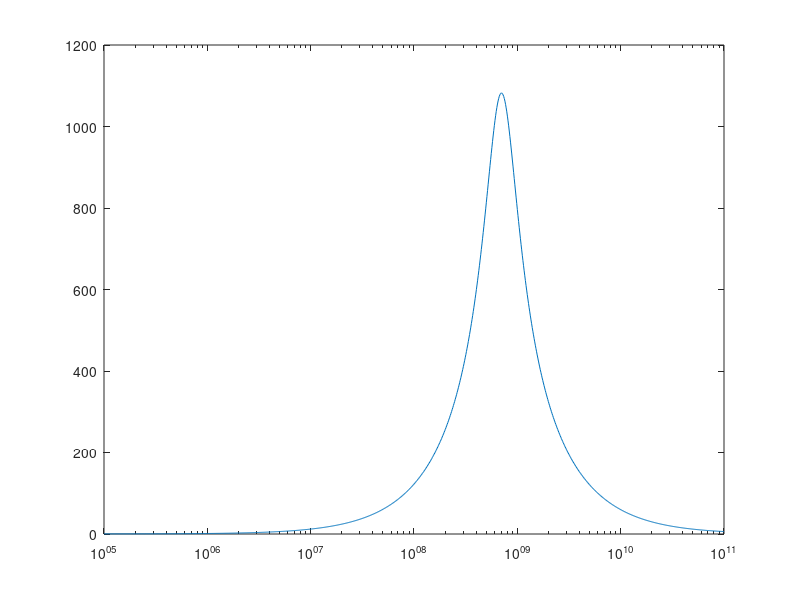

Reproduce this figure in MATLAB.
%%% FerriteImpedance.m
% A MATLAB script to model the impedance response of a ferrite bead.
%
% Author: James Bao

%% Sanitise Workspace
clear;
close all;
clc;

fprintf("FerriteBead.m\n\n");

%% Model Parameters

% Series Resistance
Rs = 0.3;

% Parasitic Capacitance
Cpar = 1.678e-12;

% Bead Inductance
Lbead = 1.208e-6;

% AC Resistance
Rac = 1.082e3;

%% Transfer Function

X_Cpar = tf(1, [Cpar 0]);
X_Lbead = tf([Lbead 0], 1);

Z = Rs + (1 / ((1/X_Cpar) + (1/X_Lbead) + (1/Rac)));

%% Plot Frequency Response

[mag, phase, w] = bode(Z, {0.1e6, 100e9});

semilogx(w, squeeze(mag));
